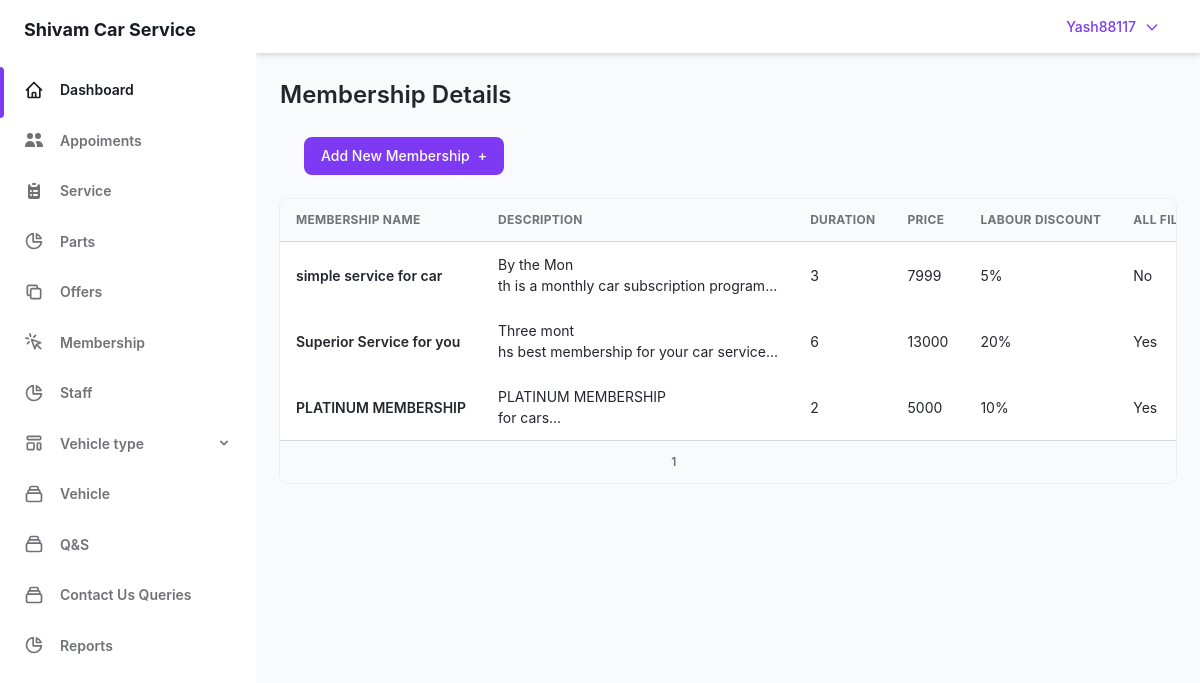
Screenshot of /admin/Membership.php (signed in) with the database file from the repository.
### tables this page shows
CREATE TABLE `user` (
  `user_id` int(5) NOT NULL,
  `user_name` varchar(30) NOT NULL,
  `user_pass` varchar(40) NOT NULL,
  `user_email` varchar(50) NOT NULL,
  `user_add` varchar(255) NOT NULL,
  `user_phone` bigint(10) DEFAULT NULL,
  `user_sec_ques` varchar(50) NOT NULL,
  `user_sec_ans` varchar(20) NOT NULL,
  `companycompany_id` int(5) NOT NULL,
  `otp` int(5) DEFAULT NULL
);

CREATE TABLE `membership_details` (
  `mem_details_id` int(5) NOT NULL,
  `mem_duration` int(2) NOT NULL,
  `mem_desc` varchar(100) NOT NULL,
  `Labour_discount` float NOT NULL,
  `all_filter_check` int(1) NOT NULL,
  `tire_rotation` int(1) NOT NULL,
  `no_road_assist` int(1) NOT NULL,
  `price` int(4) NOT NULL,
  `mem_name` varchar(255) DEFAULT NULL
);

### admin/Membership.php (the view, shortened to what this page needs)
<?php require "sidebar.php";
require "../lockscreen/connection.php"; ?>
<main class="h-full overflow-y-auto">
  <div class="container grid px-6 mx-auto">
    <h2 class="my-6 text-2xl font-semibold text-gray-700 dark:text-gray-200">
      Membership Details
    </h2>
    <div class="px-6 mb-6">
      <a href="../admin/add-membership.php">
        <button class="flex items-center   px-4 py-2 text-sm font-medium leading-5 text-white transition-colors duration-150 bg-purple-600 border border-transparent rounded-lg active:bg-purple-600 hover:bg-purple-700 focus:outline-none focus:shadow-outline-purple">
          Add New Membership
          <span class="ml-2" aria-hidden="true">+</span>
        </button></a>
    </div>
    <div class="w-full overflow-hidden rounded-lg shadow-xs">
      <div class="w-full overflow-x-auto">
        <?php
          $limit = 5;
          if (isset($_GET['page'])) {
            $page = $_GET['page'];
          } else {
            $page = 1;
          }
          $offset = ($page - 1) * $limit;
        $sql = "SELECT * FROM membership_details LIMIT {$offset},{$limit}";
        $res = mysqli_query($con, $sql)  or die("quary failed");
        if (mysqli_num_rows($res) > 0) {
        ?>
          <table class="w-full whitespace-no-wrap">
            <thead>
              <tr class="text-xs font-semibold tracking-wide text-left text-gray-500 uppercase border-b dark:border-gray-700 bg-gray-50 dark:text-gray-400 dark:bg-gray-800">
                <th class="px-4 py-3">Membership name</th>
                <th class="px-4 py-3">Description</th>
                <th class="px-4 py-3">Duration</th>
                <th class="px-4 py-3">Price</th>
                <th class="px-4 py-3">Labour discount</th>
                <th class="px-4 py-3">All filter check</th>
              </tr>
            </thead>
            <?php
            while ($row =  mysqli_fetch_array($res)) {
            ?>
              <tbody class="bg-white divide-y dark:divide-gray-700 dark:bg-gray-800">
                <tr class="text-gray-700 dark:text-gray-400">
                  <td class="px-4 py-3">
                    <div class="flex items-center text-sm">
                      <div>
                        <p class="font-semibold">
                          <?php echo $row['mem_name']; ?>
                        </p>
                      </div>
                    </div>
                  </td>
                  <td class="px-4 py-3 text-sm">
                    <?php echo substr( $row['mem_desc'] , 0 , 20 ) . "<br>" . substr( $row['mem_desc'] , 20 , 40 ). "..."; ?>
                  </td>
                  <td class="px-4 py-3 text-sm">
                    <?php echo $row['mem_duration']; ?>
                  </td>
                  <td class="px-4 py-3 text-sm">
                    <?php echo $row['price']; ?>
                  </td>
                  <td class="px-4 py-3 text-sm">
                    <?php echo $row['Labour_discount'];  ?>%
                  </td>
                  <td class="px-4 py-3 text-sm">
                  <?php
                      $status  = $row['all_filter_check'];
                      if ($status == 1) {
                        echo "Yes";
                      } else {
                        echo "No";
                      }
                      ?>
                  </td>
                </tr>
              </tbody>
            <?php } ?>
          </table>
        <?php } ?>
      </div>
      <div class="grid px-4 py-3 text-xs font-semibold tracking-wide text-gray-500 uppercase border-t dark:border-gray-700 bg-gray-50 sm:grid-cols-9 dark:text-gray-400 dark:bg-gray-800">
<span class="flex col-span-4 mt-2 sm:mt-auto sm:justify-end">
  <?php
  $sql1 = "SELECT * FROM membership_details";
  $result1 = mysqli_query($con, $sql1) or die("Query Failed.");
  if (mysqli_num_rows($result1) > 0) {
    $total_records = mysqli_num_rows($result1);
    $total_page = ceil($total_records / $limit);
    echo '<ul class="inline-flex items-center">';
    for ($i = 1; $i <= $total_page; $i++) {
      if ($i == $page) {
        $active = "active";
      } else {
        $active = "";
      }
      echo '<li class="' . $active . ' "> &nbsp; <a href="Membership.php?page=' . $i . '">' . $i  . '&nbsp;</a></li>';
    }
    echo '</ul>';
  }
  ?>
</span>
</div>
    </div>
  </div>
  </div>
</div>
</body>
</html>

### admin/sidebar.php (shortened to what this page needs)
<?php
require_once "../lockscreen/connection.php";
?>
<!DOCTYPE html>
<html :class="{ 'theme-dark': dark }" x-data="data()" lang="en">
<head>
  <link rel="stylesheet" href="./assets/css/tailwind.output.css" />
  <link rel="stylesheet" href="https://cdnjs.cloudflare.com/ajax/libs/Chart.js/2.9.3/Chart.min.css" />
</head>
<div class="flex h-screen bg-gray-50 dark:bg-gray-900" :class="{ 'overflow-hidden': isSideMenuOpen }">
  <aside class="z-20 hidden w-64 overflow-y-auto bg-white dark:bg-gray-800 md:block flex-shrink-0">
    <div class="py-4 text-gray-500 dark:text-gray-400">
      <a class="ml-6 text-lg font-bold text-gray-800 dark:text-gray-200" href="Dassboard.php">
        Shivam Car Service
      </a>
      <ul class="mt-6">
        <li class="relative px-6 py-3">
          <span class="absolute inset-y-0 left-0 w-1 bg-purple-600 rounded-tr-lg rounded-br-lg" aria-hidden="true"></span>
          <a class="inline-flex items-center w-full text-sm font-semibold text-gray-800 transition-colors duration-150 hover:text-gray-800 dark:hover:text-gray-200 dark:text-gray-100" href="../admin/Dassboard.php">
            <span class="ml-4">Dashboard</span>
          </a>
        </li>
      </ul>
      <ul>
        <li class="relative px-6 py-3">
          <a class="inline-flex items-center w-full text-sm font-semibold transition-colors duration-150 hover:text-gray-800 dark:hover:text-gray-200" href="Appoiments.php">
            <svg xmlns="http://www.w3.org/2000/svg" class="h-5 w-5" viewBox="0 0 20 20" fill="currentColor">
              <path d="M9 6a3 3 0 11-6 0 3 3 0 016 0zM17 6a3 3 0 11-6 0 3 3 0 016 0zM12.93 17c.046-.327.07-.66.07-1a6.97 6.97 0 00-1.5-4.33A5 5 0 0119 16v1h-6.07zM6 11a5 5 0 015 5v1H1v-1a5 5 0 015-5z" />
            </svg>
            <span class="ml-4">Appoiments</span>
          </a>
        </li>
        <li class="relative px-6 py-3">
          <a class="inline-flex items-center w-full text-sm font-semibold transition-colors duration-150 hover:text-gray-800 dark:hover:text-gray-200" href="../admin/service.php">
            <span class="ml-4">Service</span>
          </a>
        </li>
        <li class="relative px-6 py-3">
          <a class="inline-flex items-center w-full text-sm font-semibold transition-colors duration-150 hover:text-gray-800 dark:hover:text-gray-200" href="parts.php">
            <svg class="w-5 h-5" aria-hidden="true" fill="none" stroke-linecap="round" stroke-linejoin="round" stroke-width="2" viewBox="0 0 24 24" stroke="currentColor">
              <path d="M11 3.055A9.001 9.001 0 1020.945 13H11V3.055z"></path>
              <path d="M20.488 9H15V3.512A9.025 9.025 0 0120.488 9z"></path>
            </svg>
            <span class="ml-4">Parts</span>
          </a>
        </li>
        <li class="relative px-6 py-3">
          <a class="inline-flex items-center w-full text-sm font-semibold transition-colors duration-150 hover:text-gray-800 dark:hover:text-gray-200" href="offers.php">
            <svg class="w-5 h-5" aria-hidden="true" fill="none" stroke-linecap="round" stroke-linejoin="round" stroke-width="2" viewBox="0 0 24 24" stroke="currentColor">
              <path d="M8 16H6a2 2 0 01-2-2V6a2 2 0 012-2h8a2 2 0 012 2v2m-6 12h8a2 2 0 002-2v-8a2 2 0 00-2-2h-8a2 2 0 00-2 2v8a2 2 0 002 2z"></path>
            </svg>
            <span class="ml-4">Offers</span>
          </a>
        </li>
        <li class="relative px-6 py-3">
          <a class="inline-flex items-center w-full text-sm font-semibold transition-colors duration-150 hover:text-gray-800 dark:hover:text-gray-200" href="Membership.php">
            <svg class="w-5 h-5" aria-hidden="true" fill="none" stroke-linecap="round" stroke-linejoin="round" stroke-width="2" viewBox="0 0 24 24" stroke="currentColor">
              <path d="M15 15l-2 5L9 9l11 4-5 2zm0 0l5 5M7.188 2.239l.777 2.897M5.136 7.965l-2.898-.777M13.95 4.05l-2.122 2.122m-5.657 5.656l-2.12 2.122"></path>
            </svg>
            <span class="ml-4">Membership</span>
          </a>
        </li>
        <li class="relative px-6 py-3">
          <a class="inline-flex items-center w-full text-sm font-semibold transition-colors duration-150 hover:text-gray-800 dark:hover:text-gray-200" href="staff.php">
            <svg class="w-5 h-5" aria-hidden="true" fill="none" stroke-linecap="round" stroke-linejoin="round" stroke-width="2" viewBox="0 0 24 24" stroke="currentColor">
              <path d="M11 3.055A9.001 9.001 0 1020.945 13H11V3.055z"></path>
              <path d="M20.488 9H15V3.512A9.025 9.025 0 0120.488 9z"></path>
            </svg>
            <span class="ml-4">Staff</span>
          </a>
        </li>
        <li class="relative px-6 py-3">
          <button class="inline-flex items-center justify-between w-full text-sm font-semibold transition-colors duration-150 hover:text-gray-800 dark:hover:text-gray-200" @click="togglePagesMenu" aria-haspopup="true">
            <span class="inline-flex items-center">
              <span class="ml-4">Vehicle type</span>
            </span>
            <svg class="w-4 h-4" aria-hidden="true" fill="currentColor" viewBox="0 0 20 20">
              <path fill-rule="evenodd" d="M5.293 7.293a1 1 0 011.414 0L10 10.586l3.293-3.293a1 1 0 111.414 1.414l-4 4a1 1 0 01-1.414 0l-4-4a1 1 0 010-1.414z" clip-rule="evenodd"></path>
            </svg>
          </button>
        </li>
        <li class="relative px-6 py-3">
          <a class="inline-flex items-center w-full text-sm font-semibold transition-colors duration-150 hover:text-gray-800 dark:hover:text-gray-200" href="Vehicle.php">
            <span class="ml-4">Vehicle</span>
          </a>
        </li>
        <li class="relative px-6 py-3">
          <a class="inline-flex items-center w-full text-sm font-semibold transition-colors duration-150 hover:text-gray-800 dark:hover:text-gray-200" href="Q&S.php">
            <span class="ml-4">Q&S</span>
          </a>
        </li>
        <li class="relative px-6 py-3">
          <a class="inline-flex items-center w-full text-sm font-semibold transition-colors duration-150 hover:text-gray-800 dark:hover:text-gray-200" href="Contact_Us_Queries.php">
            <span class="ml-4">Contact Us Queries</span>
          </a>
        </li>
        <li class="relative px-6 py-3">
          <a class="inline-flex items-center w-full text-sm font-semibold transition-colors duration-150 hover:text-gray-800 dark:hover:text-gray-200" href="Reports.php">
            <svg class="w-5 h-5" aria-hidden="true" fill="none" stroke-linecap="round" stroke-linejoin="round" stroke-width="2" viewBox="0 0 24 24" stroke="currentColor">
              <path d="M11 3.055A9.001 9.001 0 1020.945 13H11V3.055z"></path>
              <path d="M20.488 9H15V3.512A9.025 9.025 0 0120.488 9z"></path>
            </svg>
            <span class="ml-4">Reports</span>
          </a>
        </li>
      </ul>
    </div>
  </aside>
  <div class="flex flex-col flex-1 w-full">
    <header class="z-10 py-4 bg-white shadow-md dark:bg-gray-800">
      <div class="container flex items-center justify-end h-full px-6 mx-auto text-purple-600 dark:text-purple-300">
        <?php
        $email = $_SESSION['admin_login'];
        $get_username = "SELECT * FROM user WHERE user_email = '$email'";
        $res = mysqli_query($con, $get_username);
        $username = mysqli_fetch_array($res);
        ?>
        <button class=" font-medium rounded-lg text-sm px-4 py-2.5 text-center inline-flex items-center" type="button" data-dropdown-toggle="dropdown"><?php echo $username['user_name']; ?><svg class="w-4 h-4 ml-2" fill="none" stroke="currentColor" viewBox="0 0 24 24" xmlns="http://www.w3.org/2000/svg">
            <path stroke-linecap="round" stroke-linejoin="round" stroke-width="2" d="M19 9l-7 7-7-7"></path>
          </svg>
        </button>
      </div>
    </header>

### rows the page displays
user: user_name "Yash88117"
membership_details: mem_name "simple service for car", mem_desc "By the Mon", mem_desc "th is a monthly car subscription program", mem_duration "3", price "7999", Labour_discount "5", all_filter_check "No"
membership_details: mem_name "Superior Service for you", mem_desc "Three mont", mem_desc "hs best membership for your car service", mem_duration "6", price "13000", Labour_discount "20", all_filter_check "Yes"
membership_details: mem_name "PLATINUM MEMBERSHIP", mem_desc "PLATINUM MEMBERSHIP", mem_desc "for cars", mem_duration "2", price "5000", Labour_discount "10", all_filter_check "Yes"
